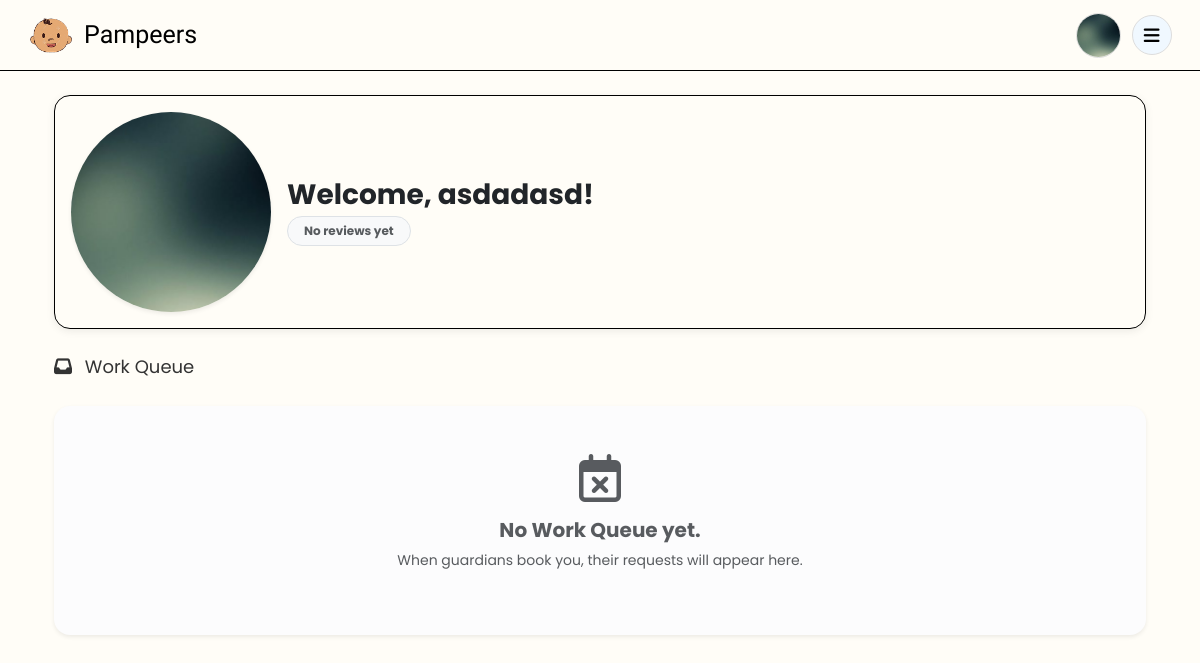
The app's page /public/sitter/sitterDashboard.php (signed in), older data.
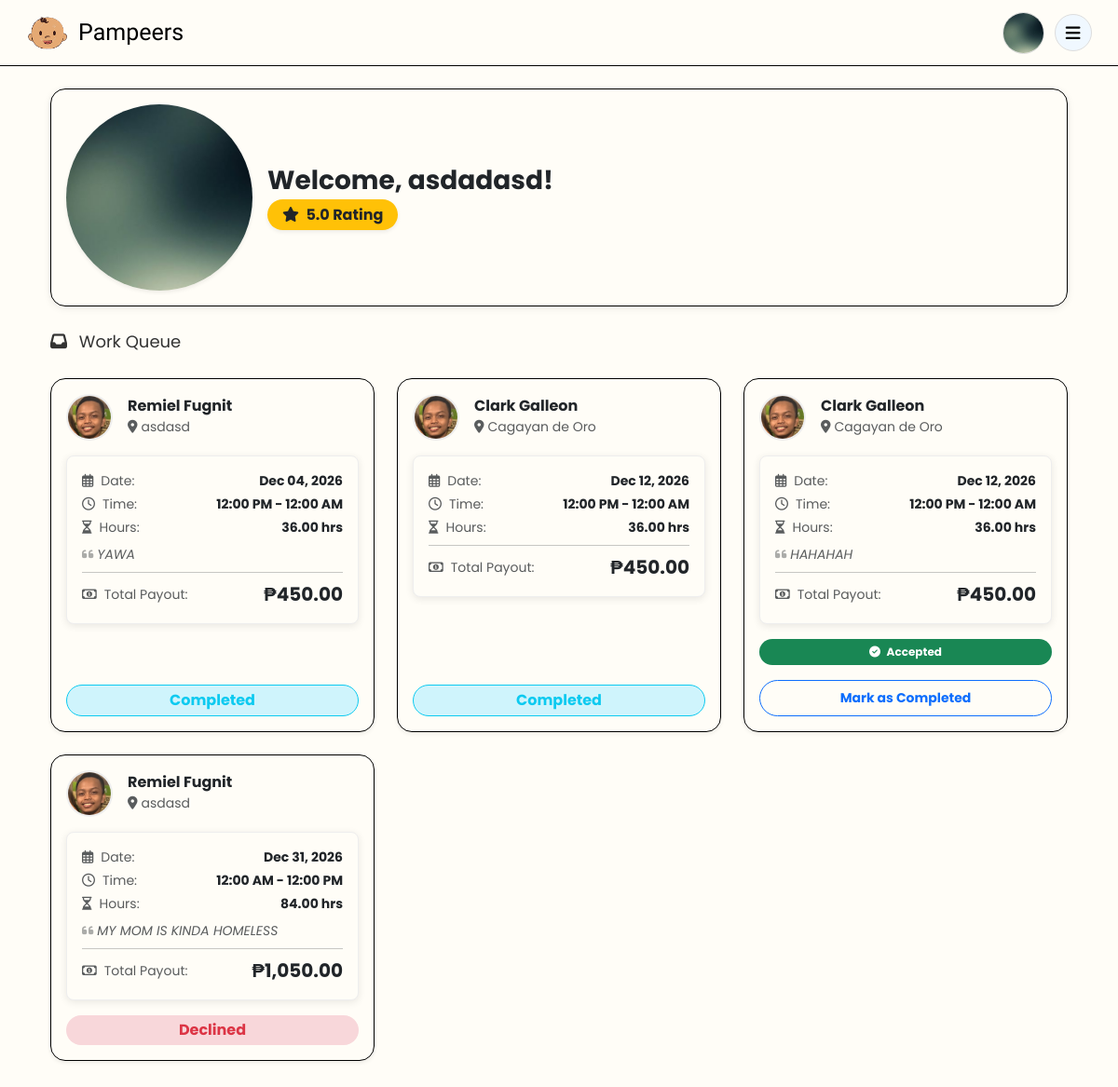
The same page, newer data.
### tables this page shows
CREATE TABLE `sitters` (
  `sitterID` int(11) NOT NULL,
  `uuid` char(36) NOT NULL,
  `userID` int(11) NOT NULL,
  `hourlyRate` decimal(10,2) NOT NULL DEFAULT 0.00,
  `experience` int(11) NOT NULL DEFAULT 0,
  `isAvailable` tinyint(1) NOT NULL DEFAULT 1,
  `ratingAverage` decimal(3,2) DEFAULT NULL,
  `verificationStatus` enum('pending','verified','rejected') NOT NULL DEFAULT 'pending',
  `createdAt` timestamp NOT NULL DEFAULT current_timestamp()
);

CREATE TABLE `users` (
  `id` int(11) NOT NULL,
  `uuid` char(36) NOT NULL,
  `firstName` varchar(100) NOT NULL,
  `middleName` varchar(100) DEFAULT NULL,
  `lastName` varchar(100) NOT NULL,
  `bio` text DEFAULT NULL,
  `suffix` varchar(10) DEFAULT NULL,
  `birthDate` date NOT NULL,
  `sex` enum('male','female','other') NOT NULL,
  `role` enum('guardian','sitter','admin') NOT NULL DEFAULT 'guardian',
  `contactNumber` varchar(20) NOT NULL,
  `emailAddress` varchar(150) NOT NULL,
  `username` varchar(100) NOT NULL,
  `password` varchar(255) NOT NULL,
  `streetAddress` varchar(255) NOT NULL,
  `barangay` varchar(255) NOT NULL,
  `cityMunicipality` varchar(255) NOT NULL,
  `province` varchar(255) NOT NULL,
  `country` varchar(255) NOT NULL,
  `zipCode` char(10) NOT NULL,
  `dateCreated` timestamp NOT NULL DEFAULT current_timestamp(),
  `profilePic` varchar(255) NOT NULL DEFAULT 'default.jpg',
  `isActive` tinyint(1) NOT NULL DEFAULT 1,
  `deactivatedAt` datetime DEFAULT NULL,
  `deletedAt` datetime DEFAULT NULL,
  `createdAt` datetime DEFAULT current_timestamp()
);

CREATE TABLE `bookings` (
  `bookingID` int(11) NOT NULL,
  `uuid` char(36) NOT NULL,
  `userID` int(11) NOT NULL,
  `sitterID` int(11) NOT NULL,
  `startDateTime` datetime NOT NULL,
  `endDateTime` datetime NOT NULL,
  `hoursRequested` decimal(5,2) DEFAULT NULL,
  `totalAmount` decimal(10,2) DEFAULT NULL,
  `status` enum('pending','accepted','declined','completed','cancelled') NOT NULL DEFAULT 'pending',
  `notes` text DEFAULT NULL,
  `createdAt` timestamp NOT NULL DEFAULT current_timestamp()
);

### public/sitter/sitterDashboard.php (the view, shortened to what the changed rows need)
<?php
require_once __DIR__ . '/../../app/middleware/auth.php';
$userId = $_SESSION['user_id'] ?? null;
$stmt = $conn->prepare("
    SELECT s.sitterID, s.ratingAverage, u.firstName, u.lastName, u.profilePic
    FROM users u
    JOIN sitters s ON u.id = s.userID
    WHERE u.id = ?
    LIMIT 1
");
$stmt->bind_param("i", $userId);
$stmt->execute();
$sitterInfo = $stmt->get_result()->fetch_assoc() ?? [];
$sitterId = $sitterInfo['sitterID'] ?? 0;
$userPic  = $sitterInfo['profilePic'] ?? 'default.jpg';
$ratingAverage = $sitterInfo['ratingAverage'] ?? null;
$bookings = [];
if ($sitterId > 0) {
    $bStmt = $conn->prepare("
        SELECT b.*, u.firstName, u.lastName, u.profilePic, u.cityMunicipality
        FROM bookings b
        JOIN users u ON b.userID = u.id
        WHERE b.sitterID = ?
        ORDER BY
            CASE WHEN b.status = 'pending' THEN 1 ELSE 2 END,
            b.startDateTime ASC -- FIXED: Changed bookingDate to startDateTime
    ");
    $bStmt->bind_param("i", $sitterId);
    $bStmt->execute();
    $result = $bStmt->get_result();
    while ($row = $result->fetch_assoc()) {
        $bookings[] = $row;
    }
}
?>
<!DOCTYPE html>
<html lang="en">
<head>
    <link href="https://cdnjs.cloudflare.com/ajax/libs/font-awesome/6.5.1/css/all.min.css" rel="stylesheet">
    <link href="https://cdn.jsdelivr.net/npm/bootstrap@5.3.3/dist/css/bootstrap.min.css" rel="stylesheet">
    <link rel="stylesheet" href="/Pampeers/public/css/sitterDashboard.css">
</head>
<body>
<header class="sticky-top custom-header">
    <div class="nav-container d-flex align-items-center justify-content-between px-3">
        <div class="right-side-p d-flex align-items-center justify-content-end gap-3 ms-auto">
            <div class="nav-btn d-flex align-items-center gap-2">
                <a href="../profile.php" class="text-decoration-none">
                    <div class="profile-wrapper">
                        <img src="/Pampeers/app/uploads/profiles/<?= htmlspecialchars($userPic); ?>" class="profile-img" alt="Profile">
                    </div>
                </a>
            </div>
        </div>
    </div>
</header>
<main class="container mt-4 px-4 pb-5">
    <div class="profile-card d-flex align-items-center mb-4 p-3 rounded-4">
        <img src="/Pampeers/app/uploads/profiles/<?= htmlspecialchars($userPic) ?>" class="rounded-circle me-3 shadow-sm">
        <div>
            <h5 class="m-0 fw-bold">Welcome, <?= htmlspecialchars($sitterInfo['firstName'] ?? 'Sitter') ?>!</h5>
            <div class="mt-1">
                <?php if (!empty($ratingAverage)): ?>
                    <span class="badge bg-warning text-dark fs-6 rounded-pill px-3 py-2 shadow-sm">
                        <i class="fa-solid fa-star me-1"></i> <?= number_format($ratingAverage, 1) ?> Rating
                    </span>
                <?php else: ?>
                    <span class="badge bg-light text-muted border px-3 py-2 rounded-pill">No reviews yet</span>
                <?php endif; ?>
            </div>
        </div>
    </div>
    <?php if (empty($bookings)): ?>
        <div class="alert alert-light text-center p-5 rounded-4 shadow-sm border-0 mt-3">
            <i class="fa-regular fa-calendar-xmark fa-3x text-muted mb-3"></i>
            <h5 class="text-muted fw-bold">No Work Queue yet.</h5>
            <p class="text-muted small">When guardians book you, their requests will appear here.</p>
        </div>
    <?php else: ?>
        <div class="row">
            <?php foreach ($bookings as $booking): ?>
                <div class="col-md-6 col-lg-4 mb-4">
                    <div class="card shadow-sm rounded-4 p-3 h-100 width-90">
                        <div class="d-flex align-items-center mb-3">
                            <img src="/Pampeers/app/uploads/profiles/<?= !empty($booking['profilePic']) ? htmlspecialchars($booking['profilePic']) : 'default.jpg' ?>"
                                 class="rounded-circle me-3"
                                 style="width: 50px; height: 50px; object-fit: cover; border: 2px solid #eee;">
                            <div>
                                <h6 class="m-0 fw-bold"><?= htmlspecialchars($booking['firstName'] . ' ' . $booking['lastName']) ?></h6>
                                <small class="text-muted"><i class="fa-solid fa-location-dot me-1"></i><?= htmlspecialchars($booking['cityMunicipality']) ?></small>
                            </div>
                        </div>
                        <div class="booking-sub-box p-3 rounded-3 mb-3 small">
                            <div class="d-flex justify-content-between mb-1">
                                <span class="text-muted"><i class="fa-regular fa-calendar-days me-2"></i>Date:</span>
                                <strong><?= date('M d, Y', strtotime($booking['startDateTime'])) ?></strong>
                            </div>
                            <div class="d-flex justify-content-between mb-1">
                                <span class="text-muted"><i class="fa-regular fa-clock me-2"></i>Time:</span>
                                <strong><?= date('h:i A', strtotime($booking['startDateTime'])) ?> - <?= date('h:i A', strtotime($booking['endDateTime'])) ?></strong>
                            </div>
                            <div class="d-flex justify-content-between mb-1">
                                <span class="text-muted"><i class="fa-regular fa-hourglass-half me-2"></i>Hours:</span>
                                <strong><?= htmlspecialchars($booking['hoursRequested']) ?> hrs</strong>
                            </div>
                            <?php if (!empty($booking['notes'])): ?>
                                <div class="mt-2 text-muted fst-italic">
                                    <i class="fa-solid fa-quote-left me-1 opacity-50"></i><?= htmlspecialchars($booking['notes']) ?>
                                </div>
                            <?php endif; ?>
                            <hr class="my-2">
                            <div class="d-flex justify-content-between align-items-center">
                                <span class="text-muted"><i class="fa-regular fa-money-bill-1 me-2"></i>Total Payout:</span>
                                <strong class="total-payout fs-5">₱<?= number_format($booking['totalAmount'], 2) ?></strong>
                            </div>
                        </div>
                        <div class="mt-auto">
                            <?php if ($booking['status'] === 'pending'): ?>
                                <div class="d-flex gap-2">
                                    <a href="../../app/controllers/booking/updateStatus.php?id=<?= $booking['bookingID'] ?>&status=accepted"
                                       class="btn-accept btn-sm w-100 rounded-pill fw-bold py-2 shadow-sm">Accept</a>
                                    <a href="../../app/controllers/booking/updateStatus.php?id=<?= $booking['bookingID'] ?>&status=declined"
                                       class="btn btn-outline-danger btn-sm w-100 rounded-pill fw-bold py-2">Decline</a>
                                </div>
                            <?php elseif ($booking['status'] === 'accepted'): ?>
                                <div class="d-grid gap-2">
                                    <div class="badge bg-success py-2 rounded-pill mb-2"><i class="fa-solid fa-check-circle me-1"></i> Accepted</div>
                                    <a href="../../app/controllers/booking/updateStatus.php?id=<?= $booking['bookingID'] ?>&status=completed"
                                       class="btn btn-outline-primary btn-sm rounded-pill fw-bold py-2">Mark as Completed</a>
                                </div>
                            <?php else: ?>
                                <?php
                                    $badgeClass = 'bg-secondary';
                                    if ($booking['status'] === 'declined' || $booking['status'] === 'cancelled') $badgeClass = 'bg-danger-subtle text-danger';
                                    if ($booking['status'] === 'completed') $badgeClass = 'bg-info-subtle text-info border border-info';
                                ?>
                                <div class="text-center">
                                    <span class="badge rounded-pill <?= $badgeClass ?> w-100 py-2 fs-6">
                                        <?= ucfirst(htmlspecialchars($booking['status'])) ?>
                                    </span>
                                </div>
                            <?php endif; ?>
                        </div>
                    </div>
                </div>
            <?php endforeach; ?>
        </div>
    <?php endif; ?>
</main>
</body>
</html>

Row changes from the older to the newer data that the page shows:
changed sitters "asdadasd": ratingAverage (not shown) → "5.0"
added bookings: userID.profilePic (placeholder picture), userID.lastName "Remiel Fugnit", userID.cityMunicipality "asdasd", startDateTime "Dec 04, 2026", startDateTime "12:00 PM", endDateTime "12:00 AM", hoursRequested "36.00", notes "YAWA", totalAmount "450.00", status "Completed"
added bookings: userID.profilePic (placeholder picture), userID.lastName "Clark Galleon", userID.cityMunicipality "Cagayan de Oro", startDateTime "Dec 12, 2026", startDateTime "12:00 PM", endDateTime "12:00 AM", hoursRequested "36.00", totalAmount "450.00", status "Completed"
added bookings: userID.profilePic (placeholder picture), userID.lastName "Clark Galleon", userID.cityMunicipality "Cagayan de Oro", startDateTime "Dec 12, 2026", startDateTime "12:00 PM", endDateTime "12:00 AM", hoursRequested "36.00", notes "HAHAHAH", totalAmount "450.00"
added bookings: userID.profilePic (placeholder picture), userID.lastName "Remiel Fugnit", userID.cityMunicipality "asdasd", startDateTime "Dec 31, 2026", startDateTime "12:00 AM", endDateTime "12:00 PM", hoursRequested "84.00", notes "MY MOM IS KINDA HOMELESS", totalAmount "1,050.00", status "Declined"
Text that changed along with them:
text no longer shown: "No reviews yet No Work Queue yet. When guardians book you, their requests will appear here."
text now shown: "Rating"
